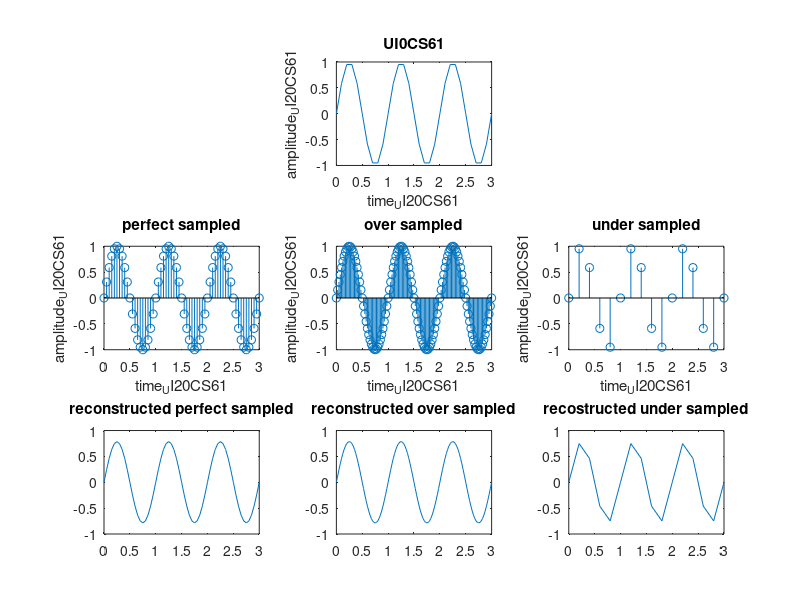

This chart was generated by the following MATLAB code:
clc;
clear all;
close all;
figure;

t=0:0.1:3;

f=pi/4;

a = sin(2*pi*t);

t1=0:0.05:3;
b=sin(2*pi*t1);

t2=0:0.025:3;
c=sin(2*pi*t2);

t3=0:0.2:3;
d=sin(2*pi*t3);


subplot(3,3,2);
plot(t,a);
xlabel('time_UI20CS61');
ylabel('amplitude_UI20CS61');
title('UI0CS61');


subplot(3,3,4);
stem(t1,b);
xlabel('time_UI20CS61');
ylabel('amplitude_UI20CS61');
title('perfect sampled');

subplot(3,3,5);
stem(t2,c);
xlabel('time_UI20CS61');
ylabel('amplitude_UI20CS61');
title('over sampled');

subplot(3,3,6);
stem(t3,d);
xlabel('time_UI20CS61');
ylabel('amplitude_UI20CS61');
title('under sampled');

h1=filter(f,1,b);
subplot(3,3,7);
plot(t1,h1);
title('reconstructed perfect sampled');

h2=filter(f,1,c);
subplot(3,3,8);
plot(t2,h2);
title('reconstructed over sampled');

h3=filter(f,1,d);
subplot(3,3,9);
plot(t3,h3);
title('recostructed under sampled');



